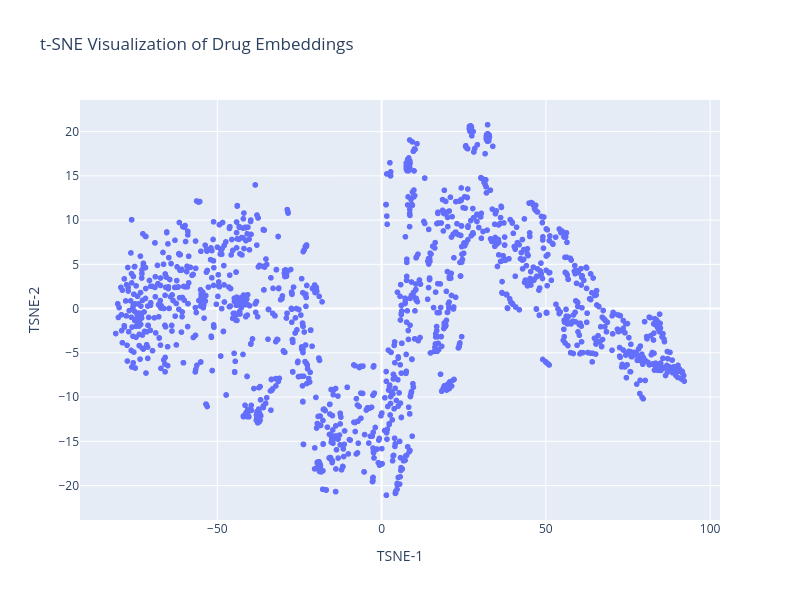

Notebook code cell kept with this figure:
### Code cell
plot_embeddings(embedding)

### Figure 1 — Plotly figure (JSON) as saved in the notebook; plotly's stock layout.template omitted (floating-point values rounded to 4 significant figures; data arrays with more than 128 entries replaced by an {"elided": "..."} marker saying what was removed)
{"data": [{"hovertemplate": "TSNE-1=%{x}<br>TSNE-2=%{y}<extra></extra>", "legendgroup": "", "marker": {"color": "#636efa", "symbol": "circle"}, "mode": "markers", "name": "", "showlegend": false, "type": "scattergl", "x": {"elided": "1491 float values"}, "xaxis": "x", "y": {"elided": "1491 float values"}, "yaxis": "y"}], "layout": {"height": 600, "legend": {"tracegroupgap": 0}, "title": {"text": "t-SNE Visualization of Drug Embeddings"}, "width": 800, "xaxis": {"anchor": "y", "domain": [0, 1], "title": {"text": "TSNE-1"}}, "yaxis": {"anchor": "x", "domain": [0, 1], "title": {"text": "TSNE-2"}}}}
